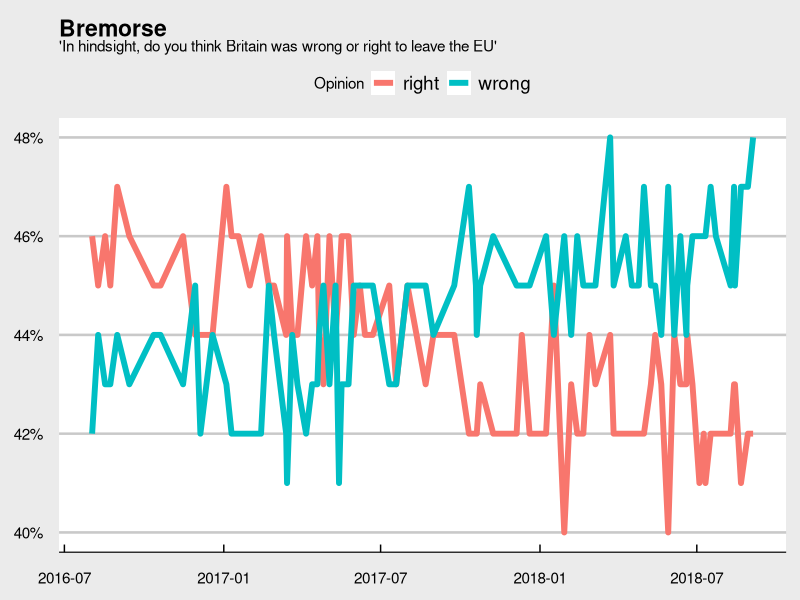
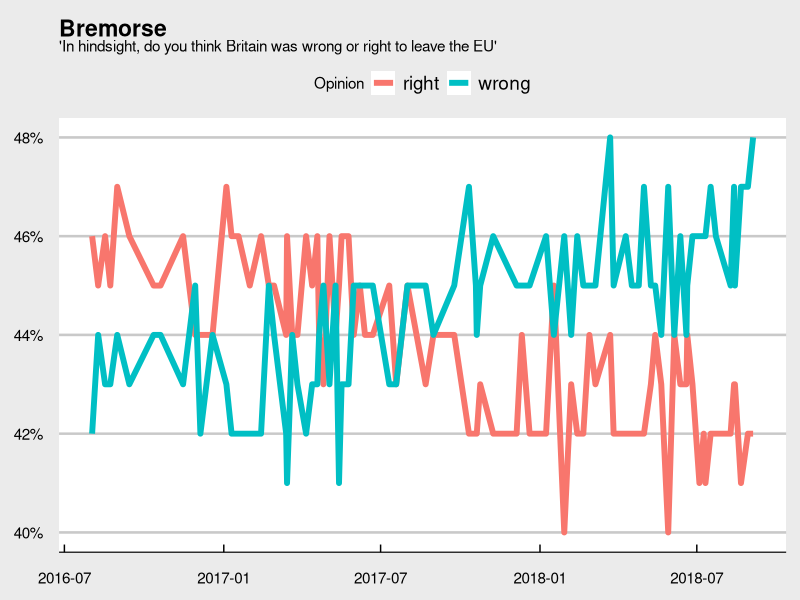

Here is the R script that generated these plots, in order:
library(tidyverse)
library(ggthemes)
Bre <- read_csv("Bremorse.csv") %>%
  pivot_longer(c(2,3), names_to = "Opinion", values_to = "Percentage")

ggplot(Bre) +
  aes(x = date, y = Percentage, color = Opinion) +
  geom_line(linewidth = 2) +
  labs(title = "Bremorse", 
       subtitle = "'In hindsight, do you think Britain was wrong or right to leave the EU'",
       color = "Opinion") +
  xlab(NULL) + 
  ylab(NULL) +
  theme_economist_white() + 
  scale_y_continuous(labels = scales::label_percent())

ggsave('Bremorse_graph.png')
